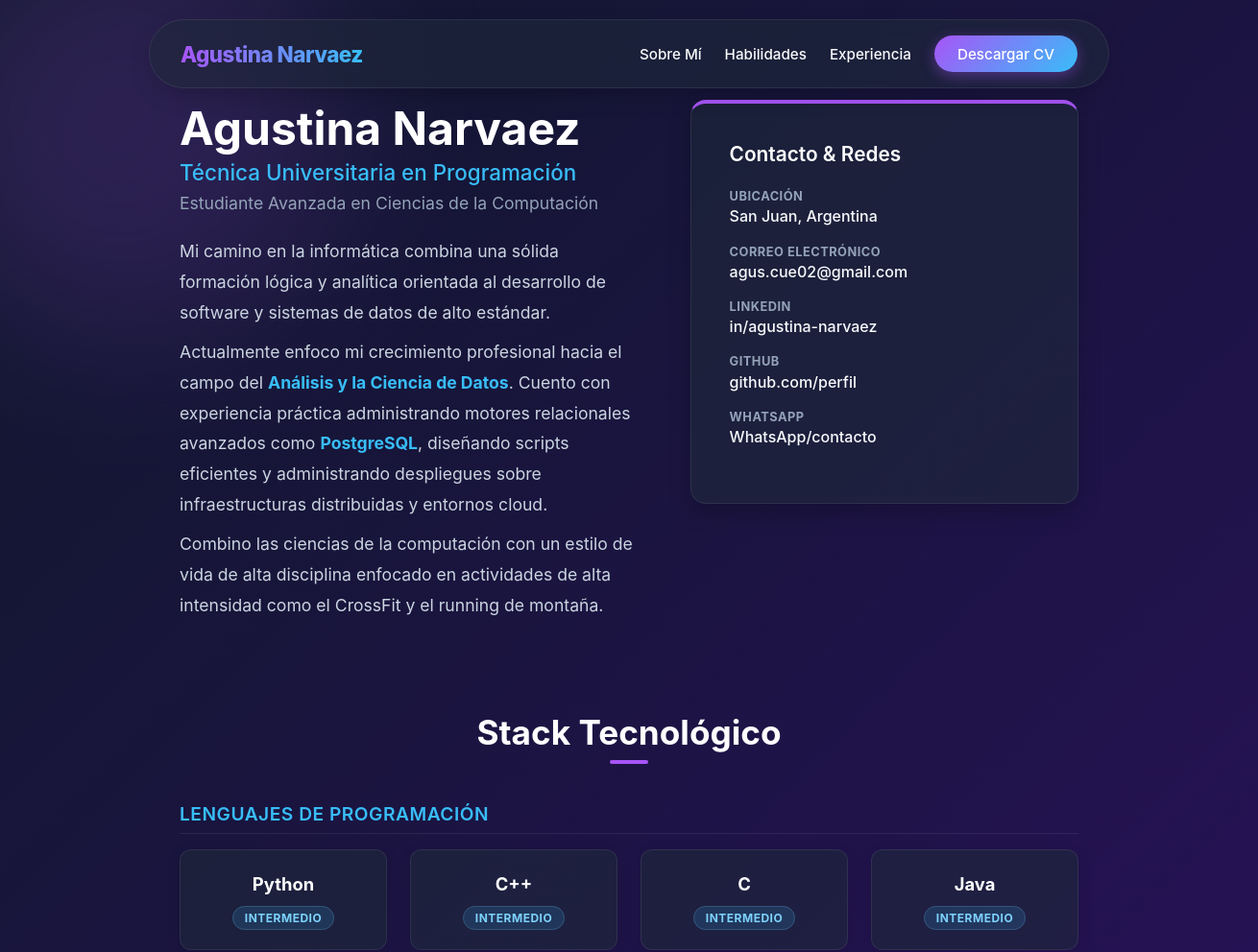
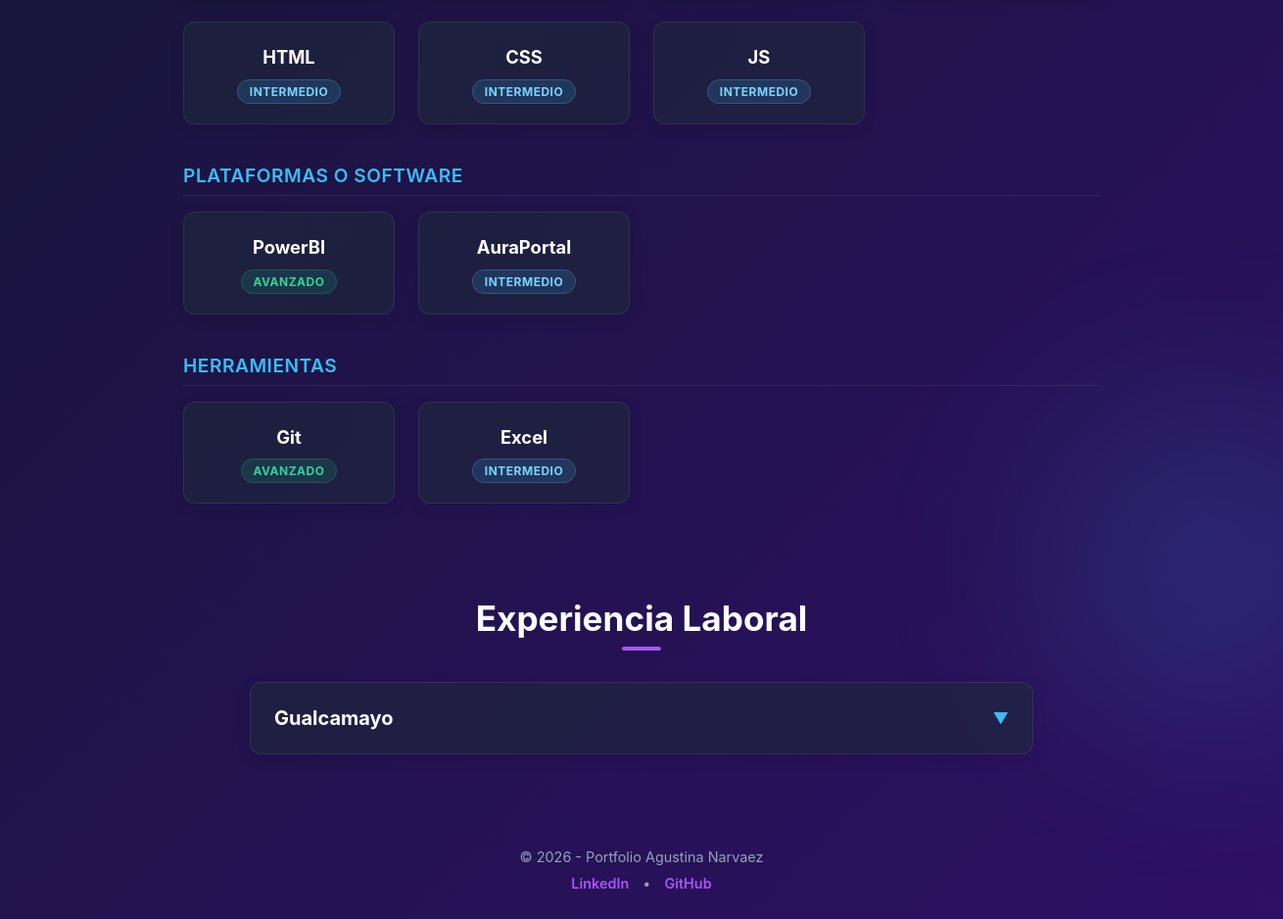
The page / on the database its author committed (2 pictures, top to bottom).
### core/models.py (models this page shows, shortened)
class Habilidad(models.Model):
    NIVEL_CHOICES = [
        ('Básico', 'Básico'),
        ('Intermedio', 'Intermedio'),
        ('Avanzado', 'Avanzado'),
    ]
    CATEGORIA_CHOICES = [
        ('Lenguajes', 'Lenguajes de Programación'),
        ('Frameworks', 'Frameworks y Librerías'),
        ('Plataformas', 'Plataformas o Software'),
        ('Herramientas', 'Herramientas (Excel, Git, etc.)'),
    ]
    nombre = models.CharField(max_length=50)
    nivel = models.CharField(max_length=20, choices=NIVEL_CHOICES, default='Intermedio')
    categoria = models.CharField(max_length=50, choices=CATEGORIA_CHOICES, default='Lenguajes')

class Experiencia(models.Model):
    puesto = models.CharField(max_length=100)
    empresa = models.CharField(max_length=100)
    fecha_inicio = models.DateField()
    fecha_fin = models.DateField(null=True, blank=True)
    actual = models.BooleanField(default=False)
    descripcion = models.TextField()

### core/views.py (the view)
# urls.py: 2. Add a URL to urlpatterns:  path('', views.home, name='home')
def home(request):
    perfil = Perfil.objects.first()
    lenguajes = Habilidad.objects.filter(categoria='Lenguajes')
    frameworks = Habilidad.objects.filter(categoria='Frameworks')
    plataformas = Habilidad.objects.filter(categoria='Plataformas')
    herramientas = Habilidad.objects.filter(categoria='Herramientas')
    experiencias = Experiencia.objects.all().order_by('-fecha_inicio')
    context = {
        'perfil': perfil,
        'lenguajes': lenguajes,
        'frameworks': frameworks,
        'plataformas': plataformas,
        'herramientas': herramientas,
        'experiencias': experiencias,
    }
    return render(request, 'core/home.html', context)

### core/templates/core/home.html (shortened to what this page needs)
{% extends 'core/base.html' %}
{% block content %}
    <section id="seccion-sobremi" style="animation: fadeIn 0.8s ease-out forwards;">
        {% include 'core/sobre_mi.html' %}
    </section>
    <section id="seccion-habilidades" style="margin-top: 6rem; animation: fadeIn 1s ease-out forwards;">
        {% include 'core/habilidades.html' %}
    </section>
    <section id="seccion-experiencia" style="margin-top: 6rem; animation: fadeIn 1s ease-out forwards;">
        {% include 'core/experiencia.html' %}
    </section>
{% endblock %}

### core/templates/core/base.html (shortened to what this page needs)
<!DOCTYPE html>
<html lang="es">
<head>
</head>
<body>
    <div class="bg-orb orb1"></div>
    <div class="bg-orb orb2"></div>
    <header>
        <nav>
            <a href="#" class="logo">Agustina Narvaez</a>
            <div class="nav-links">
                <a href="#seccion-sobremi">Sobre Mí</a>
                <a href="#seccion-habilidades">Habilidades</a>
                <a href="#seccion-experiencia">Experiencia</a>
                <a href="{% url 'descargar_cv' %}" class="btn-cv" onclick="avisarDescarga()">Descargar CV</a>
            </div>
        </nav>
    </header>
    <main class="container">
        {% block content %}
        {% endblock %}
    </main>
    <footer>
        <p>© 2026 - Portfolio Agustina Narvaez</p>
        <div style="margin-top: 10px;">
        {% if perfil %}
            <a href="{{ perfil.linkedin }}" target="_blank">LinkedIn</a> •
            <a href="{{ perfil.github }}" target="_blank">GitHub</a>
        {% else %}
            <a href="https://www.linkedin.com/in/agustina-narvaez-248914296" target="_blank">LinkedIn</a> •
            <a href="https://github.com" target="_blank">GitHub</a>
        {% endif %}
        </div>
    </footer>
</body>
</html>

### core/templates/core/sobre_mi.html (shortened to what this page needs)
<div class="about-layout">
    <div class="bio-column">
        <h1>{{ perfil.nombre|default:"Agustina Narvaez" }}</h1>
        <h2>{{ perfil.titulo_intermedio|default:"Técnica Universitaria en Programación" }}</h2>
        <h3>{{ perfil.titulo_principal|default:"Estudiante Avanzada en Ciencias de la Computación" }}</h3>
        <div class="bio-text">
            {% if perfil.sobre_mi %}
                {{ perfil.sobre_mi|linebreaks }}
            {% else %}
                <p>Mi camino en la informática combina una sólida formación lógica y analítica orientada al desarrollo de software y sistemas de datos de alto estándar.</p>
                <p style="margin-top: 10px;">
                    Actualmente enfoco mi crecimiento profesional hacia el campo del <strong>Análisis y la Ciencia de Datos</strong>. Cuento con experiencia práctica administrando motores relacionales avanzados como <strong>PostgreSQL</strong>, diseñando scripts eficientes y administrando despliegues sobre infraestructuras distribuidas y entornos cloud.
                </p>
                <p style="margin-top: 10px;">
                    Combino las ciencias de la computación con un estilo de vida de alta disciplina enfocado en actividades de alta intensidad como el CrossFit y el running de montaña.
                </p>
            {% endif %}
        </div>
    </div>
    <div class="contact-sidebar">
        <div>
            <div class="sidebar-title">Contacto & Redes</div>
            <div class="contact-item">
                <div class="contact-label">Ubicación</div>
                <div class="contact-value">San Juan, Argentina</div>
            </div>
            <div class="contact-item">
                <div class="contact-label">Correo Electrónico</div>
                <div class="contact-value">
<a href="mailto:agus.cue02@gmail.com?subject=Contacto%20desde%20el%20Portfolio%20Web">agus.cue02@gmail.com</a>                </div>
            </div>
            <div class="contact-item">
                <div class="contact-label">LinkedIn</div>
                <div class="contact-value">
                    <a href="{{ perfil.linkedin|default:'https://www.linkedin.com/in/agustina-narvaez-248914296' }}" target="_blank">in/agustina-narvaez</a>
                </div>
            </div>
            <div class="contact-item">
                <div class="contact-label">GitHub</div>
                <div class="contact-value">
                    <a href="{{ perfil.github|default:'https://github.com/AgusCuevas02' }}" target="_blank">github.com/perfil</a>
                </div>
            </div>
            <div class="contact-item">
                <div class="contact-label">WhatsApp</div>
                <div class="contact-value">
                    <a href="{{ perfil.whatsapp|default:'https://wa.me/542645810568' }}" target="_blank">WhatsApp/contacto</a>
                </div>
            </div>
        </div>
    </div>
</div>

### core/templates/core/habilidades.html (shortened to what this page needs)
<h3 class="section-title">Stack Tecnológico</h3>
{% if lenguajes %}
<h4 class="category-title">Lenguajes de Programación</h4>
<div class="skills-grid">
    {% for hab in lenguajes %}
        <div class="skill-card">
            <div class="skill-name">{{ hab.nombre }}</div>
            {% if hab.nivel == 'Avanzado' %}<span class="badge b-avanzado">{{ hab.nivel }}</span>
            {% elif hab.nivel == 'Intermedio' %}<span class="badge b-intermedio">{{ hab.nivel }}</span>
            {% else %}<span class="badge b-basico">{{ hab.nivel }}</span>{% endif %}
        </div>
    {% endfor %}
</div>
{% endif %}
{% if plataformas %}
<h4 class="category-title">Plataformas o Software</h4>
<div class="skills-grid">
    {% for hab in plataformas %}
        <div class="skill-card">
            <div class="skill-name">{{ hab.nombre }}</div>
            {% if hab.nivel == 'Avanzado' %}<span class="badge b-avanzado">{{ hab.nivel }}</span>
            {% elif hab.nivel == 'Intermedio' %}<span class="badge b-intermedio">{{ hab.nivel }}</span>
            {% else %}<span class="badge b-basico">{{ hab.nivel }}</span>{% endif %}
        </div>
    {% endfor %}
</div>
{% endif %}
{% if herramientas %}
<h4 class="category-title">Herramientas</h4>
<div class="skills-grid">
    {% for hab in herramientas %}
        <div class="skill-card">
            <div class="skill-name">{{ hab.nombre }}</div>
            {% if hab.nivel == 'Avanzado' %}<span class="badge b-avanzado">{{ hab.nivel }}</span>
            {% elif hab.nivel == 'Intermedio' %}<span class="badge b-intermedio">{{ hab.nivel }}</span>
            {% else %}<span class="badge b-basico">{{ hab.nivel }}</span>{% endif %}
        </div>
    {% endfor %}
</div>
{% endif %}

### core/templates/core/experiencia.html (shortened to what this page needs)
<h3 class="exp-section-title">Experiencia Laboral</h3>
<div class="exp-grid">
    {% for exp in experiencias %}
        <div class="exp-card">
            <div class="exp-header" onclick="toggleExp(this)">
                <div class="exp-empresa">{{ exp.empresa }}</div>
                <div class="exp-arrow">▼</div>
            </div>
        </div>
    {% empty %}
        <p style="text-align: center; color: var(--text-muted);">No hay experiencias laborales cargadas actualmente.</p>
    {% endfor %}
</div>

### core/templates/core/base.html (style rules this page uses)
:root { --primary: #a855f7; --secondary: #38bdf8; --bg-dark: #0f172a; --bg-purple: #2e1065; --text-main: #f8fafc; --text-muted: #94a3b8; --glass-bg: rgba(30, 41, 59, 0.6); --glass-border: rgba(255, 255, 255, 0.08); }
* { box-sizing: border-box; margin: 0; padding: 0; }
html { scroll-behavior: smooth; }
body { font-family: 'Inter', system-ui, -apple-system, sans-serif; background: linear-gradient(135deg, var(--bg-dark) 0%, var(--bg-purple) 100%); color: var(--text-main); min-height: 100vh; display: flex; flex-direction: column; position: relative; overflow-x: hidden; }
.bg-orb { position: absolute; filter: blur(90px); z-index: -1; opacity: 0.5; border-radius: 50%; }
.orb1 { top: -100px; left: -100px; width: 450px; height: 450px; background: rgba(168, 85, 247, 0.35); }
.orb2 { bottom: 10%; right: -100px; width: 350px; height: 350px; background: rgba(56, 189, 248, 0.25); }
header { position: sticky; top: 20px; z-index: 100; width: 90%; max-width: 1000px; margin: 0 auto 2rem auto; }
nav { background: var(--glass-bg); backdrop-filter: blur(16px); -webkit-backdrop-filter: blur(16px); padding: 1rem 2rem; display: flex; justify-content: space-between; align-items: center; border-radius: 50px; box-shadow: 0 10px 30px -10px rgba(0, 0, 0, 0.3); border: 1px solid var(--glass-border); }
.logo { font-size: 1.4rem; font-weight: 800; background: linear-gradient(to right, var(--primary), var(--secondary)); -webkit-background-clip: text; -webkit-text-fill-color: transparent; text-decoration: none; letter-spacing: -0.5px; }
.nav-links { display: flex; align-items: center; gap: 1.5rem; }
.nav-links a { color: var(--text-main); text-decoration: none; font-weight: 500; font-size: 0.95rem; position: relative; padding: 0.3rem 0; transition: color 0.3s ease; }
.nav-links a:not(.btn-cv)::after { content: ''; position: absolute; width: 0; height: 2px; bottom: 0; left: 50%; background: var(--secondary); transition: all 0.3s ease; transform: translateX(-50%); }
.btn-cv { background: linear-gradient(135deg, var(--primary), var(--secondary)); color: white !important; padding: 0.6rem 1.5rem !important; border-radius: 30px; font-weight: 600; box-shadow: 0 4px 15px rgba(168, 85, 247, 0.4); transition: transform 0.2s ease, box-shadow 0.2s ease; }
.container { max-width: 1000px; margin: 0 auto; padding: 0 2rem; flex-grow: 1; width: 100%; animation: fadeIn 0.8s ease-out forwards; }
footer { text-align: center; padding: 2rem; margin-top: 4rem; color: var(--text-muted); font-size: 0.9rem; }
footer a { color: var(--primary); text-decoration: none; margin: 0 10px; font-weight: 600; transition: color 0.2s; }

### core/templates/core/home.html (style rules this page uses)
section { scroll-margin-top: 130px; }

### core/templates/core/sobre_mi.html (style rules this page uses)
.about-layout { display: flex; gap: 3rem; align-items: flex-start; }
.bio-column { flex: 1.8; display: flex; flex-direction: column; justify-content: center; }
.bio-column h1 { font-size: 3rem; margin-bottom: 0.2rem; color: #ffffff; }
.bio-column h2 { font-size: 1.4rem; color: var(--secondary); font-weight: 500; margin-bottom: 0.5rem; }
.bio-column h3 { font-size: 1.1rem; color: var(--text-muted); font-weight: 400; margin-bottom: 1.5rem; }
.bio-text { font-size: 1.1rem; line-height: 1.8; color: #cbd5e1; }
.bio-text strong { color: var(--secondary); }
.contact-sidebar { flex: 1.2; height: fit-content; background: var(--glass-bg); backdrop-filter: blur(12px); -webkit-backdrop-filter: blur(12px); padding: 2.5rem; border-radius: 16px; box-shadow: 0 10px 25px rgba(0,0,0,0.2); border: 1px solid var(--glass-border); border-top: 4px solid var(--primary); display: flex; flex-direction: column; justify-content: space-between; }
.sidebar-title { font-size: 1.3rem; color: #ffffff; margin-bottom: 1.5rem; font-weight: 600; }
.contact-item { margin-bottom: 1.2rem; }
.contact-label { font-size: 0.8rem; font-weight: bold; color: #94a3b8; text-transform: uppercase; letter-spacing: 0.5px; margin-bottom: 0.2rem; }
.contact-value, .contact-value a { color: #f8fafc; font-weight: 500; text-decoration: none; word-break: break-all; transition: color 0.2s; }

### rows shown on the page
Habilidad: nombre "Python", nivel "INTERMEDIO"
Habilidad: nombre "C++", nivel "INTERMEDIO"
Habilidad: nombre "C", nivel "INTERMEDIO"
Habilidad: nombre "Java", nivel "INTERMEDIO"
Habilidad: nombre "HTML", nivel "INTERMEDIO"
Habilidad: nombre "CSS", nivel "INTERMEDIO"
Habilidad: nombre "JS", nivel "INTERMEDIO"
Habilidad: nombre "PowerBI", nivel "AVANZADO"
Habilidad: nombre "AuraPortal", nivel "INTERMEDIO"
Habilidad: nombre "Git", nivel "AVANZADO"
Habilidad: nombre "Excel", nivel "INTERMEDIO"
Experiencia: empresa "Gualcamayo"

### other values the page prints
{{ perfil.nombre|default:"Agustina Narvaez" }} "Agustina Narvaez"
